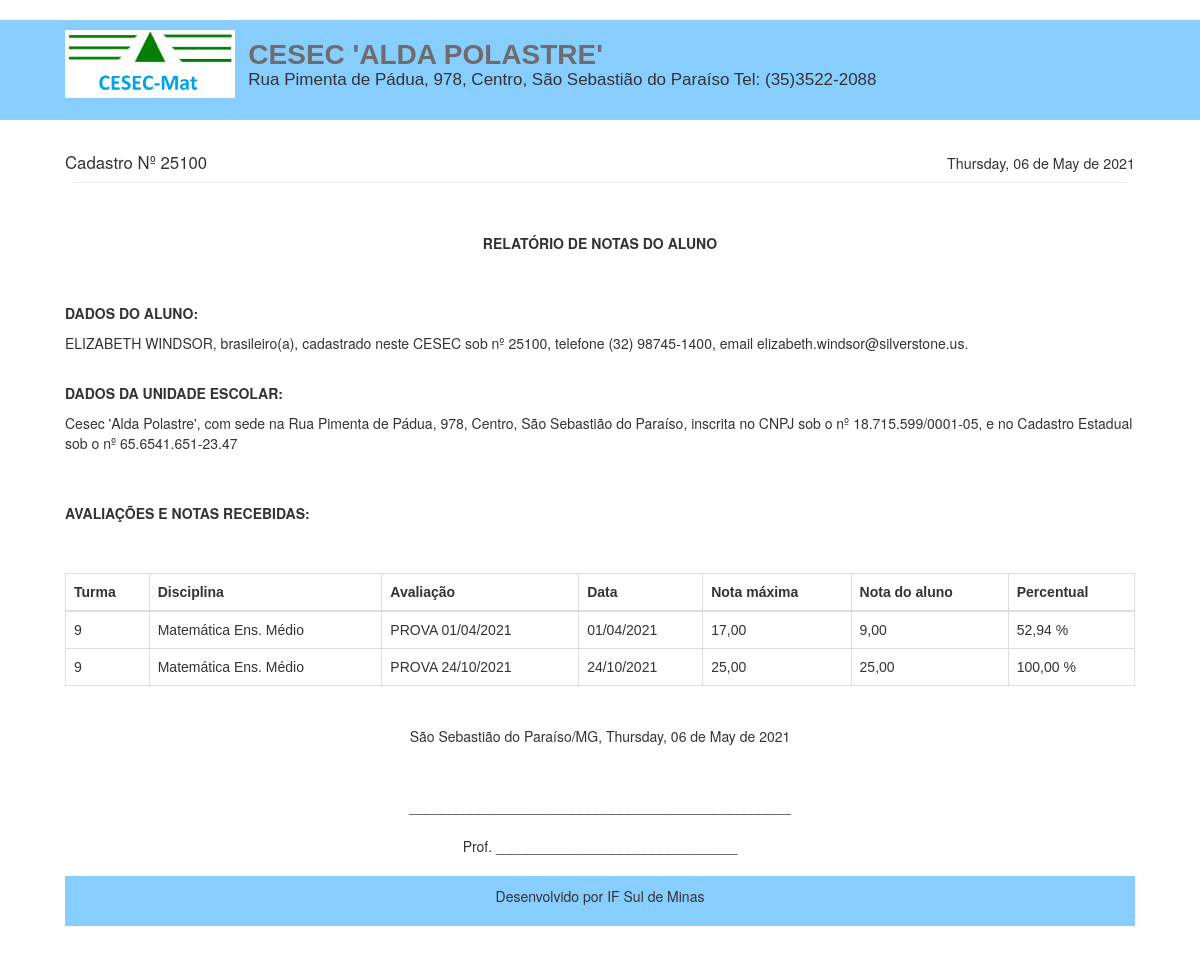
The app's page /cesec/rel/relatorio-notas_html.php?id=18 with its own data.
### tables this page shows
CREATE TABLE `alunos` (
  `id` int(11) NOT NULL,
  `nome` varchar(50) NOT NULL,
  `cadastro` varchar(20) NOT NULL,
  `telefone` varchar(20) NOT NULL,
  `email` varchar(50) NOT NULL
);

CREATE TABLE `notas` (
  `id` int(11) NOT NULL,
  `turma` int(11) NOT NULL,
  `aluno` int(11) NOT NULL,
  `avaliacao` int(11) NOT NULL,
  `nota` int(11) DEFAULT NULL
);

CREATE TABLE `disciplinas` (
  `id` int(11) NOT NULL,
  `nome` varchar(50) NOT NULL
);

CREATE TABLE `avaliacao` (
  `id` int(11) NOT NULL,
  `turma` int(11) NOT NULL,
  `tipo` varchar(50) NOT NULL,
  `nota_max` int(11) NOT NULL,
  `data_av` date NOT NULL
);

### cesec/config.php (called while the page is built, shortened)
<?php
$nome_escola = "Cesec 'Alda Polastre'";
$endereco_escola = "Rua Pimenta de Pádua, 978, Centro, São Sebastião do Paraíso";
$telefone_escola = "(35)3522-2088";
$rodape_relatorios = "Desenvolvido por IF Sul de Minas";
$cnpj_escola = '18.715.599/0001-05';
$cidade_escola = 'São Sebastião do Paraíso/MG';
 ?>

### cesec/rel/relatorio-notas_html.php (the view, shortened to what this page needs)
<?php
require_once("../conexao.php");
$id = $_GET['id'];
$data_hoje = utf8_encode(strftime('%A, %d de %B de %Y', strtotime('today')));
$query_1 = $pdo->query("SELECT * FROM alunos where id = '$id' ");
$res_1 = $query_1->fetchAll(PDO::FETCH_ASSOC);
$nome_aluno = $res_1[0]['nome'];
$cadastro = $res_1[0]['cadastro'];
$telefone = $res_1[0]['telefone'];
$email = $res_1[0]['email'];
?>
<!DOCTYPE html>
<html>
<head>
	<link rel="stylesheet" href="https://maxcdn.bootstrapcdn.com/bootstrap/3.3.7/css/bootstrap.min.css">
</head>
<body>
	<div class="cabecalho">
		<div class="container">
			<div class="row titulos">
				<div class="col-sm-2 esquerda_float image">
					<img src="../img/logo1.png" width="170px">
				</div>
				<div class="col-sm-10 esquerda_float">
					<h2 class="titulo"><b><?php echo strtoupper($nome_escola) ?></b></h2>
					<h6 class="subtitulo"><?php echo $endereco_escola . ' Tel: '.$telefone_escola  ?></h6>
				</div>
			</div>
		</div>
	</div>
	<div class="container">
		<div class="row">
			<div class="col-sm-8 esquerda">
				<big> Cadastro Nº <?php echo $cadastro ?>  </big>
			</div>
			<div class="col-sm-4 direita" align="right">
				<big> <small><?php echo $data_hoje; ?></small> </big>
			</div>
		</div>
		<hr>
        <br></br>
        <p align="center"><b>RELATÓRIO DE NOTAS DO ALUNO</b></p>
        <br></br>
<p><b>DADOS DO ALUNO: </b></p>
<p><?php echo strtoupper($nome_aluno) ?>, brasileiro(a), cadastrado neste CESEC sob nº <?php echo $cadastro ?>, telefone <?php echo $telefone ?>, email <?php echo $email ?>.</p>
<br>
<p>
<b>DADOS DA UNIDADE ESCOLAR:</b></p>
<p> <?php echo $nome_escola ?>, com sede na <?php echo $endereco_escola ?>, inscrita no CNPJ sob o nº <?php echo $cnpj_escola ?>, e no Cadastro Estadual sob o nº 65.6541.651-23.47</p>
<br>
<br>
<p><b>AVALIAÇÕES E NOTAS RECEBIDAS:</b></p>
<br>
<p>
		<table class="table table-bordered" id="dataTable" width="100%" cellspacing="0">
					<thead>
						<tr>
							<th>Turma</th>
                            <th>Disciplina</th>
                            <th>Avaliação</th>
                            <th>Data</th>
                            <th>Nota máxima</th>
                            <th>Nota do aluno</th>
							<th>Percentual</th>
						</tr>
					</thead>
						<tbody>
						<?php
						$query_2 = $pdo->query("SELECT * FROM notas where aluno = '$id' ");
						$res_2 = $query_2->fetchAll(PDO::FETCH_ASSOC);
						for ($i=0; $i < count($res_2); $i++) {
							$turma = $res_2[$i]['turma'];
							$avaliacao = $res_2[$i]['avaliacao'];
							$nota = ($res_2[$i]['nota'])/100;
							$notaF = number_format($nota, 2, ',', '');
							$query_3 = $pdo->query("SELECT * FROM turmas where id = '$turma' ");
							$res_3 = $query_3->fetchAll(PDO::FETCH_ASSOC);
							$disciplina = $res_3[0]['disciplina'];
							$query_4 = $pdo->query("SELECT * FROM avaliacao where id = '$avaliacao' ");
							$res_4 = $query_4->fetchAll(PDO::FETCH_ASSOC);
							$data_av = @$res_4[0]['data_av'];
							$nota_max = @$res_4[0]['nota_max']/100;
							$nota_maxF = number_format($nota_max, 2, ',', '');
							$tipo = @$res_4[0]['tipo'];
							$data_avF = implode('/', array_reverse(explode('-', $data_av)));
							$query_5 = $pdo->query("SELECT * FROM disciplinas where id = '$disciplina' ");
							$res_5 = $query_5->fetchAll(PDO::FETCH_ASSOC);
							$nome_disc = @$res_5[0]['nome'];
							$percentual = ($nota / $nota_max)*100;
							$percentualF = number_format($percentual, 2, ',', '');
						?>
						<tr>
							<td><?php echo $turma ?></td>
							<td><?php echo $nome_disc ?></td>
							<td><?php echo $tipo ?></td>
							<td><?php echo $data_avF ?></td>
							<td><?php echo $nota_maxF ?></td>
							<td><?php echo $notaF ?></td>
							<td><?php echo $percentualF ?> %</td>
						</tr>
            			<?php }  ?>
	 				</tbody>
 				</table>
<br>
<p align="center">
<?php echo ($cidade_escola) .',  '. $data_hoje ?>
</p>
<br><br>
<p align="center">
_________________________________________________<br>
<br>Prof. _______________________________
</p>
				<div class="footer">
		<p style="font-size:14px" align="center"><?php echo $rodape_relatorios ?></p>
	</div>
				</body>
				</html>

### cesec/rel/relatorio-notas_html.php (style rules this page uses)
.footer { margin-top:20px; width:100%; background-color: #87ceff; padding:10px; }
.cabecalho { background-color: #87ceff; padding:10px; margin-bottom:30px; margin-top:20px; width:100%; height:100px; }
.titulo { margin:0; font-size:28px; font-family:Arial, Helvetica, sans-serif; color:#6e6d6d; }
.subtitulo { margin:0; font-size:17px; font-family:Arial, Helvetica, sans-serif; }
.esquerda { display:inline; width:50%; float:left; }
.direita { display:inline; width:50%; float:right; }
.table { padding:15px; font-family:Verdana, sans-serif; margin-top:20px; }
.esquerda_float { margin-bottom:10px; float:left; display:inline; }
.titulos { margin-top:10px; }
.image { margin-top:-10px; }
hr { margin:8px; padding:1px; }
.container { padding-left:50px; padding-right:50px; padding-bottom:50px; }

### records on screen
alunos: cadastro "25100", nome "ELIZABETH WINDSOR", telefone "(32) 98745-1400", email "elizabeth.windsor@silverstone.us"
notas: turma "9", nota "9,00", nota.nota_max "52,94"
disciplinas: nome "Matemática Ens. Médio"
avaliacao: tipo "PROVA 01/04/2021", data_av "01/04/2021", nota_max "17,00"
notas: turma "9", nota "25,00", nota.nota_max "100,00"
avaliacao: tipo "PROVA 24/10/2021", data_av "24/10/2021", nota_max "25,00"

### other values on screen
$nome_escola "CESEC 'ALDA POLASTRE'"
$endereco_escola "Rua Pimenta de Pádua, 978, Centro, São Sebastião do Paraíso"
$telefone_escola "(35)3522-2088"
$data_hoje "Thursday, 06 de May de 2021"
$nome_escola "Cesec 'Alda Polastre'"
$cnpj_escola "18.715.599/0001-05"
$cidade_escola "São Sebastião do Paraíso/MG"
$rodape_relatorios "Desenvolvido por IF Sul de Minas"
